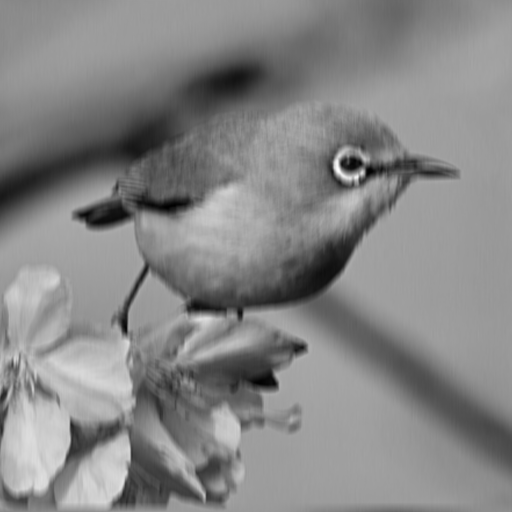
%> input picture hw4/image-pj4 (motion blurring).tif, 512 x 512 px
$ octave hw4.m   (GNU Octave 9; MATLAB toolbox functions it lacks are replaced by stand-ins)
%> lines starting %> are read from the running program, lines starting %| are printed output that depends on the picture

% 2D Laplacian Demo
clc;    % Clear the command window.
close all;  % Close all figures (except those of imtool.)
imtool close all;  % Close all imtool figures.
clear;  % Erase all existing variables.
workspace;  % Make sure the workspace panel is showing.

% Read in image.
grayImage = imread('image-pj4 (motion blurring).tif');
%> grayImage is the input picture: size 512x512 uint8; min 0, max 255, mean 134.1
[rows columns numberOfColorChannels] = size(grayImage);
%> rows = 512; columns = 512; numberOfColorChannels = 1
if numberOfColorChannels > 1
	grayImage = rgb2gray(grayImage);
end
%%Process  2D DFT to origin image
fft_inti_img = fftshift(fft2(im2double(grayImage),512,512));

% Figures of the Fourier magnitude spectra of the bird image
%after applying Laplacian filtering

T=2;
a=-0.015;
b=abs(a/tan(-35*pi/180));
b=0;
for u = 0:511
    for v = 0:511
        K=pi*((u-256)*a+(v-256)*b);
        if K ==0
            K=0.0001;
        end
        H(u+1,v+1)=T./K.*sin(K)*exp(-i*K);
    end
end
%%process laplacian in frequency  domain
fft_filter_img = fft_inti_img.*H;
abs_filter_img = abs(fft_filter_img);

% Table of top 25 DFT frequencies (u,v) after Laplacian filtering
[M,I] = sort(abs_filter_img(:), 'descend' );
% Get the coordinates of top 25 frequency components
for kk=1:25
 if mod(I(kk),512) == 0
 row = 512;
 else
 row = mod(I(kk),512);
 end
 col = ceil(I(kk) / 512);
 output_top25_freq{kk,1} = [row, col];
end
%> this loop made 25 passes
%> (row, col) on passes 1 to 12: (257, 257), (255, 256), (259, 258), (257, 256), (257, 258), (256, 255), (258, 259), (255, 255), (259, 259), (254, 256), (260, 258), (256, 257)
%> after the loop, output_top25_freq = 25 items

% [11 lines of commented-out code are left out]
img = ifft2(ifftshift(fft_filter_img));
output_img = img(1:512, 1:512);

%Figure of the output image
figure;
subplot(1,2,1), imshow(grayImage), title('oringin image');
subplot(1,2,2), imshow(abs(output_img),[]), title('output image');
%> after `imshow(abs(output_img),[])`:
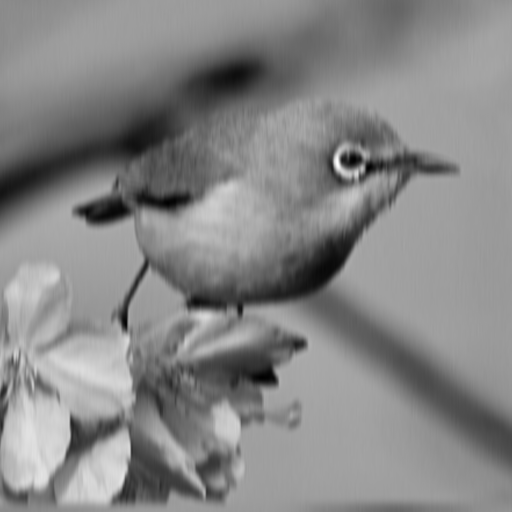
%> displayed picture: size 512x512, on the screen's scale of 0 to 255; min 0, max 255, mean 134.4
figure;
subplot(1,2,1), imshow(H.*255, []), title('magnitude of Laplacian filter');
subplot(1,2,2), imshow(log(1+abs_filter_img), []), title('magnitude spectrum after Laplacian filter');
%> after `imshow(log(1+abs_filter_img), [])`:
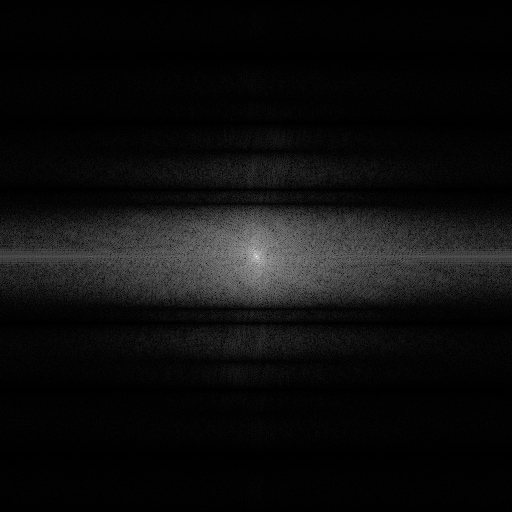
%> displayed picture: size 512x512, on the screen's scale of 0 to 255; min 0, max 255, mean 13.7
%> after `title('magnitude spectrum after Laplacian filter')`:
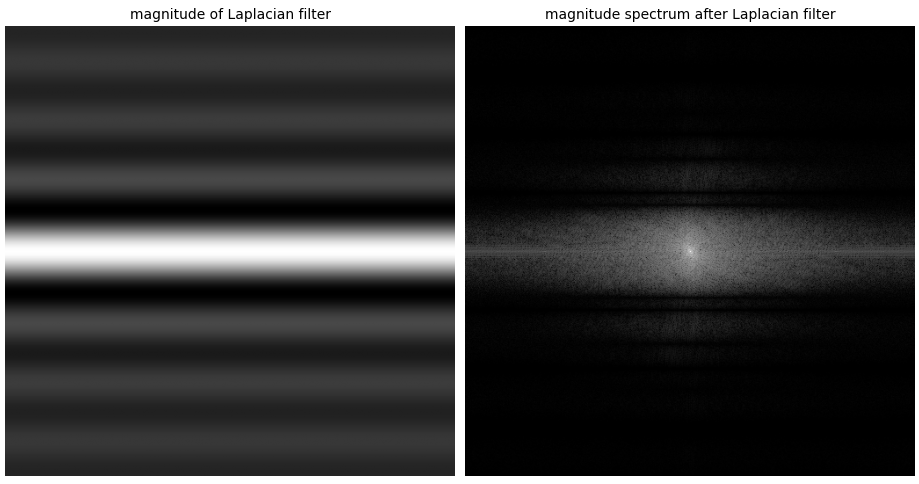
%> figure redrawn from the program's plot data, 2 panels
